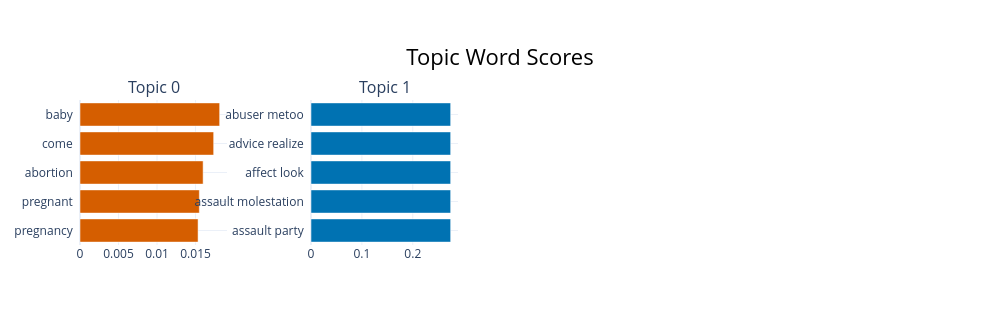

Notebook code cell kept with this figure:
### Code cell
try:
    topic_model.visualize_barchart(top_n_topics=10).show()
    topic_model.visualize_topics().show()
except Exception as e:
    print("(Interactive viz may require notebook extension) ->", e)

### Figure 1 — Plotly figure (JSON) as saved in the notebook; plotly's stock layout.template omitted (floating-point values rounded to 4 significant figures)
{"data": [{"marker": {"color": "#D55E00"}, "orientation": "h", "type": "bar", "x": [0.01533, 0.01549, 0.01598, 0.01735, 0.01813], "xaxis": "x", "y": ["pregnancy  ", "pregnant  ", "abortion  ", "come  ", "baby  "], "yaxis": "y"}, {"marker": {"color": "#0072B2"}, "orientation": "h", "type": "bar", "x": [0.2744, 0.2744, 0.2744, 0.2744, 0.2744], "xaxis": "x2", "y": ["assault party  ", "assault molestation  ", "affect look  ", "advice realize  ", "abuser metoo  "], "yaxis": "y2"}], "layout": {"annotations": [{"font": {"size": 16}, "showarrow": false, "text": "Topic 0", "x": 0.0875, "xanchor": "center", "xref": "paper", "y": 1, "yanchor": "bottom", "yref": "paper"}, {"font": {"size": 16}, "showarrow": false, "text": "Topic 1", "x": 0.3625, "xanchor": "center", "xref": "paper", "y": 1, "yanchor": "bottom", "yref": "paper"}], "height": 325, "hoverlabel": {"bgcolor": "white", "font": {"family": "Rockwell", "size": 16}}, "showlegend": false, "title": {"font": {"color": "Black", "size": 22}, "text": "Topic Word Scores", "x": 0.5, "xanchor": "center", "yanchor": "top"}, "width": 1000, "xaxis": {"anchor": "y", "domain": [0, 0.175], "showgrid": true}, "xaxis2": {"anchor": "y2", "domain": [0.275, 0.45], "showgrid": true}, "xaxis3": {"anchor": "y3", "domain": [0.55, 0.725], "showgrid": true}, "xaxis4": {"anchor": "y4", "domain": [0.825, 1], "showgrid": true}, "yaxis": {"anchor": "x", "domain": [0, 1], "showgrid": true}, "yaxis2": {"anchor": "x2", "domain": [0, 1], "showgrid": true}, "yaxis3": {"anchor": "x3", "domain": [0, 1], "showgrid": true}, "yaxis4": {"anchor": "x4", "domain": [0, 1], "showgrid": true}}}
